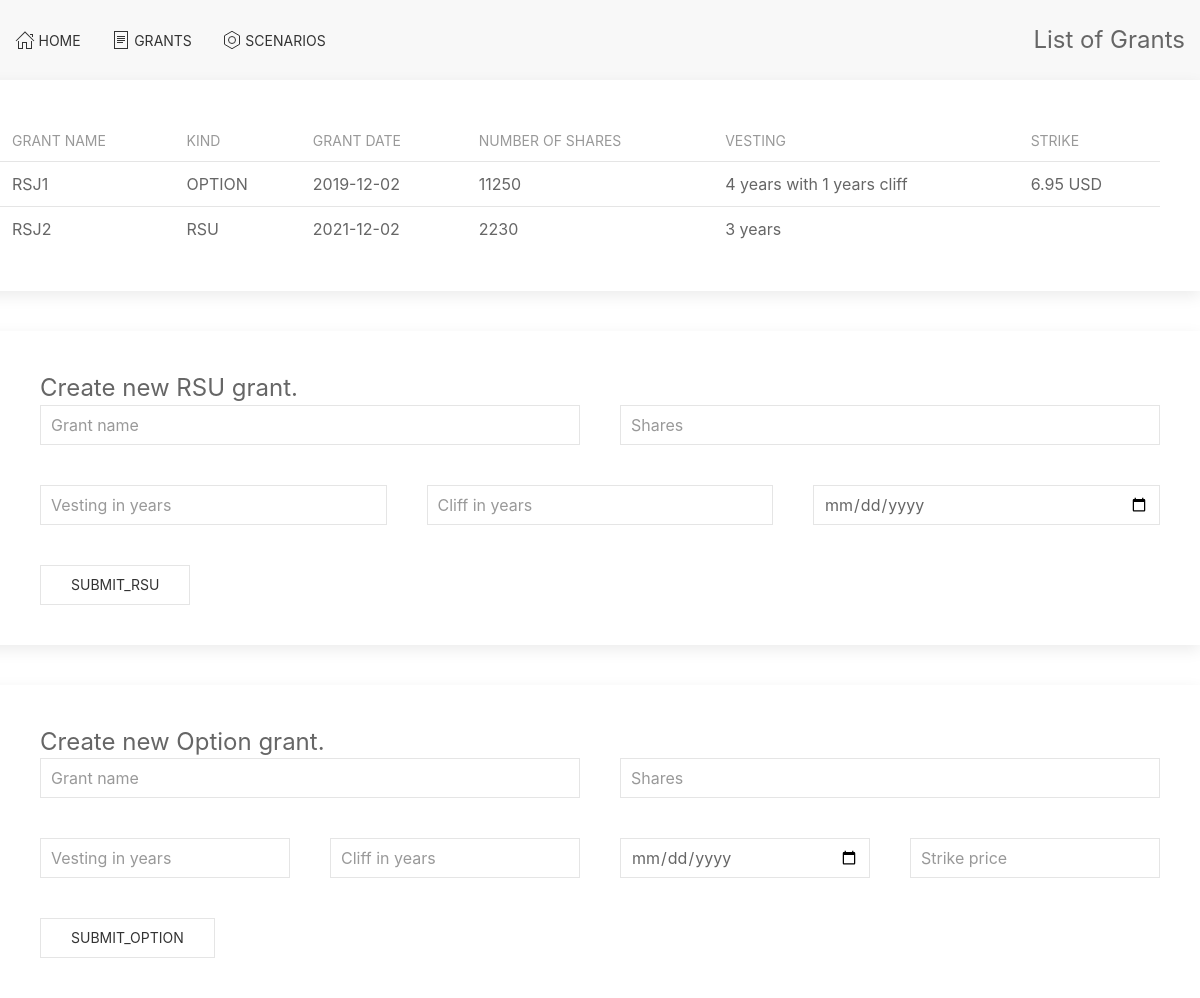
Page /grants on the earlier database version.
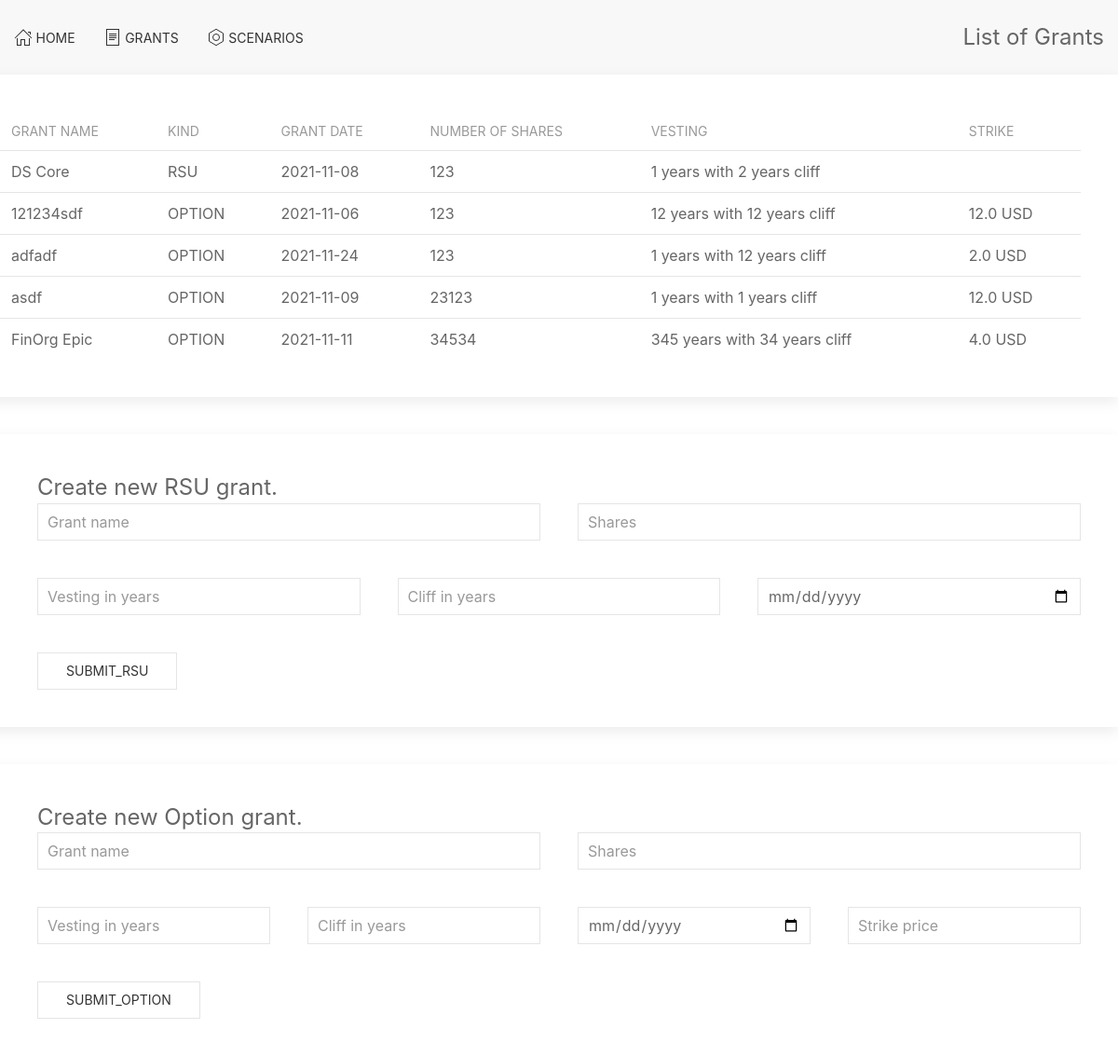
Same page on the later database version.
### tables this page shows
CREATE TABLE grants (
    name    TEXT NOT NULL PRIMARY KEY,
    kind    TEXT NOT NULL,
    shares  INTEGER NOT NULL,
    date    TEXT NOT NULL,
    cliff   INTEGER NOT NULL,
    vesting INTEGER NOT NULL,
    strike  FLOAT
);

### pegasus/webapp/equity/views.py (the view)
@grants.route("/grants", methods=["GET", "POST"])
def all_grants():
    option_form = OptionForm()
    rsu_form = RSUForm()
    grants = list_grants()
    if option_form.submit_option.data and option_form.validate_on_submit():
        insert_grant(option_form.to_grant())
        redirect(url_for("grants.all_grants"))
    elif rsu_form.submit_rsu.data and rsu_form.validate_on_submit():
        insert_grant(rsu_form.to_grant())
        redirect(url_for("grants.all_grants"))
    return render_template(
        "grants.jinja",
        grants=grants,
        option_form=option_form,
        rsu_form=rsu_form,
    )

### pegasus/webapp/equity/forms.py (shortened to what this page needs)
class OptionForm(FlaskForm):
    name = StringField("name", validators=[DataRequired()])
    date = DateField("date", validators=[DataRequired()])
    shares = IntegerField("shares", validators=[DataRequired()])
    vesting = IntegerField("vesting", validators=[DataRequired()])
    cliff = IntegerField("cliff")
    strike = FloatField("strike")
    submit_option = SubmitField("submit_option")

class RSUForm(FlaskForm):
    name = StringField("name", validators=[DataRequired()])
    date = DateField("date", validators=[DataRequired()])
    shares = IntegerField("shares", validators=[DataRequired()])
    vesting = IntegerField("vesting", validators=[DataRequired()])
    cliff = IntegerField("cliff")
    submit_rsu = SubmitField("submit_rsu")

### pegasus/equity/entities.py (called while the page is built)
    @classmethod
    def from_dict(cls, dictionary):
        dictionary["date"] = to_datetime((dictionary["date"]))
        return cls(**{f.name: dictionary[f.name] for f in fields(cls)})

### pegasus/webapp/app.py (called while the page is built)
@app.teardown_appcontext
def close_connection(exception):
    db = getattr(g, "_database", None)
    if db is not None:
        db.close()

### pegasus/webapp/db.py (called while the page is built)
def get_db():
    db = getattr(g, "_database", None)
    if db is None:
        conn = sqlite3.connect("database/test.db")
        conn.row_factory = sqlite3.Row
        db = g._database = conn
    return db

def query_many(query, args=()):
    cur = get_db().execute(query, args)
    rv = cur.fetchall()
    cur.close()
    return rv

### pegasus/webapp/equity/controllers.py (called while the page is built)
def grant_from_row(row):
    klass = OptionGrant if row["kind"] == "OPTION" else RSUGrant
    row_dict = dict(**row)
    return klass.from_dict(row_dict)

def list_grants():
    rows = query_many("SELECT * FROM grants")
    return [grant_from_row(row) for row in rows]

### pegasus/webapp/templates/grants.jinja (shortened to what this page needs)
{% extends "base.jinja" %}
{% block head %}
{{ super() }}
{% endblock %}
{%block pagetitle %}List of Grants {%endblock%}
{% block content %}
<div class="uk-child-width-1-1" uk-grid>
    <div class="uk-card uk-card-default uk-card-body">
    <table class="uk-table uk-table-small uk-table-divider uk-table-hover">
        <thead>
            <tr>
                <th>Grant Name</th>
                <th>Kind</th>
                <th>Grant date</th>
                <th>Number of Shares</th>
                <th>Vesting</th>
                <th>Strike</th>
            </tr>
        </thead>
        <tbody>
            {% for grant in grants %}
            <tr>
                <td class="grant-name uk-table-link">
                    <a class="uk-link-reset" href={{ url_for("grants.grant", name=grant.name) }}> {{ grant.name }} </a>
                </td>
                <td>{{ grant.kind }}</td>
                <td>{{ grant.date.date() }}</td>
                <td>{{ grant.shares }}</td>
                <td>{{ grant.vesting }} years {% if grant.cliff != 0 %} with {{ grant.cliff }} years cliff {% endif %} </td>
                <td>{% if grant.kind == "OPTION" %} {{ grant.strike }} USD {% endif %}</td>
            </tr>
            {% endfor %}
        </tbody>
    </table>
    </div>
    <div class="uk-card uk-card-default">
        <form action="" method="post" novalidate>
            <fieldset class="uk-fieldset">
                <div class="uk-card-body">
                    <legend class="uk-legend">Create new RSU grant.</legend>
                    <div class="uk-child-width-1-2" uk-grid>
                        <div> {{ rsu_form.name(class="uk-input", placeholder="Grant name") }} </div>
                        <div> {{ rsu_form.shares(class="uk-input", placeholder="Shares") }}</div>
                    </div>
                    <div class="uk-child-width-1-3" uk-grid>
                        <div> {{ rsu_form.vesting(class="uk-input", placeholder="Vesting in years") }}</div>
                        <div> {{ rsu_form.cliff(class="uk-input", placeholder="Cliff in years") }}</div>
                        <div> {{ rsu_form.date(class="uk-input", type="date") }}</div>
                    </div>
                    <div class="uk-child-width-1-2" uk-grid>
                        <div> {{ rsu_form.submit_rsu(class="uk-button uk-button-default")}}
                    </div>
                </div>
            </fieldset>
        </form>
    </div>
    <div class="uk-card uk-card-default">
        <form action="" method="post" novalidate>
            <fieldset class="uk-fieldset">
                <div class="uk-card-body">
                    <legend class="uk-legend">Create new Option grant.</legend>
                    <div class="uk-child-width-1-2" uk-grid>
                        <div> {{ option_form.name(class="uk-input", placeholder="Grant name") }} </div>
                        <div> {{ option_form.shares(class="uk-input", placeholder="Shares") }}</div>
                    </div>
                    <div class="uk-child-width-1-4" uk-grid>
                        <div> {{ option_form.vesting(class="uk-input", placeholder="Vesting in years") }}</div>
                        <div> {{ option_form.cliff(class="uk-input", placeholder="Cliff in years") }}</div>
                        <div> {{ option_form.date(class="uk-input", type="date") }}</div>
                        <div> {{ option_form.strike(class="uk-input", placeholder="Strike price") }}</div>
                    </div>
                    <div class="uk-child-width-1-2" uk-grid>
                        <div> {{ option_form.submit_option(class="uk-button uk-button-default")}}
                    </div>
                </div>
            </fieldset>
        </form>
    </div>
</div>
{% endblock %}

### pegasus/webapp/templates/base.jinja (shortened to what this page needs)
<!DOCTYPE html>
<html lang="en">
  <head>
    {% block head %}
      <link href="{{ url_for('static', filename='css/uikit.min.css') }}" rel="stylesheet" type="text/css" />
    {% endblock %}
  </head>
  <body>
    <nav class="uk-navbar-container" uk-navbar>
    <div class="uk-navbar-left">
        <ul class="uk-navbar-nav">
            <li class="uk-active"><a href="/"><span uk-icon="icon: home"></span>Home</a></li>
            <li class="uk-active"><a href="/grants"><span uk-icon="icon: file-text"></span>Grants</a></li>
            <li class="uk-active"><a href="/scenarios"><span uk-icon="icon: nut"></span>Scenarios</a></li>
        </ul>
    </div>
    <div class="uk-navbar-right">
      <div class="uk-navbar-item uk-text-large">{%block pagetitle %}{%endblock%}</div>
    </div>
    </nav>
    <div id="content">{% block content %}{% endblock %}</div>
  </body>
</html>

Differences in the rows shown:
removed grants: name "RSJ1", kind "OPTION", date "2019-12-02", shares "11250", vesting "4", cliff "1", strike "6.95"
removed grants: name "RSJ2", kind "RSU", date "2021-12-02", shares "2230", vesting "3"
added grants: name "DS Core", kind "RSU", date "2021-11-08", shares "123", vesting "1", cliff "2"
added grants: name "121234sdf", kind "OPTION", date "2021-11-06", shares "123", vesting "12", cliff "12", strike "12.0"
added grants: name "adfadf", kind "OPTION", date "2021-11-24", shares "123", vesting "1", cliff "12", strike "2.0"
added grants: name "asdf", kind "OPTION", date "2021-11-09", shares "23123", vesting "1", cliff "1", strike "12.0"
added grants: name "FinOrg Epic", kind "OPTION", date "2021-11-11", shares "34534", vesting "345", cliff "34", strike "4.0"
